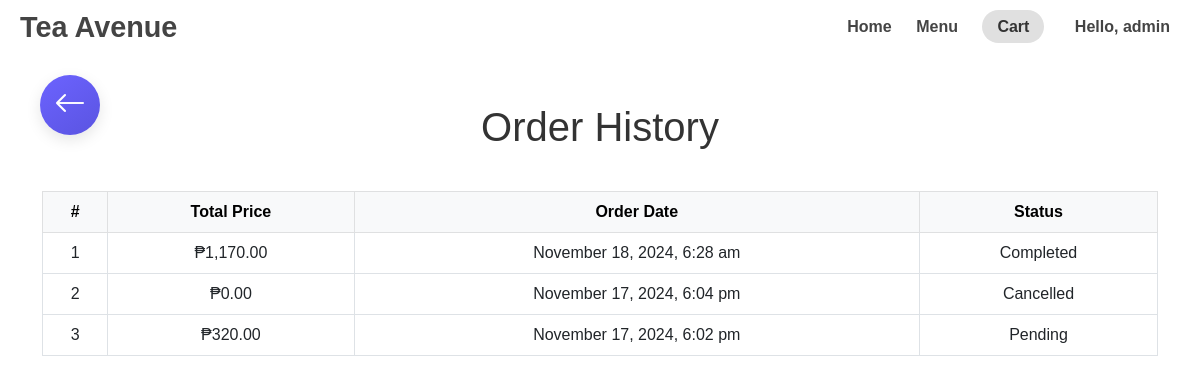
Screenshot of /order_history.php (signed in) with the database file from the repository.
### tables this page shows
CREATE TABLE `orders` (
  `id` int(11) NOT NULL,
  `username` varchar(100) DEFAULT NULL,
  `total_price` decimal(10,2) DEFAULT NULL,
  `order_date` timestamp NOT NULL DEFAULT current_timestamp(),
  `status` varchar(20) DEFAULT 'Pending',
  `user_id` int(11) DEFAULT NULL
);

### order_history.php (the view, shortened to what this page needs)
<?php
include('db.php');
$username = $_SESSION['username'];
$query = "SELECT * FROM orders WHERE username = ? ORDER BY order_date DESC";
$stmt = $conn->prepare($query);
$stmt->bind_param("s", $username);
$stmt->execute();
$result = $stmt->get_result();
?>
<!DOCTYPE html>
<html lang="en">
<head>
    <link href="https://cdn.jsdelivr.net/npm/bootstrap@5.3.0/dist/css/bootstrap.min.css" rel="stylesheet">
    <link href="https://cdn.jsdelivr.net/npm/bootstrap-icons/font/bootstrap-icons.css" rel="stylesheet">
</head>
<body>
    <nav>
        <h1>
            Tea Avenue
            <a href="cart.php" class="back-icon">
                <i class="bi bi-arrow-left"></i>
            </a>
        </h1>
        <div>
            <a href="index.php">Home</a>
            <a href="menu.php">Menu</a>
            <a href="cart.php" class="cart-btn">Cart</a>
            <?php if (isset($_SESSION['username'])): ?>
                <a href="logout.php" class="ms-3">Hello, <?php echo $_SESSION['username']; ?></a>
            <?php else: ?>
                <a href="login.php">Login</a> / <a href="register.php">Register</a>
            <?php endif; ?>
        </div>
    </nav>
    <div class="container mt-5">
        <h1 class="text-center">Order History</h1>
        <div class="table-responsive">
            <table class="table table-bordered text-center">
                <thead class="table-light">
                    <tr>
                        <th>#</th>
                        <th>Total Price</th>
                        <th>Order Date</th>
                        <th>Status</th>
                    </tr>
                </thead>
                <tbody>
                    <?php if ($result->num_rows > 0): ?>
                        <?php $counter = 1; ?>
                        <?php while ($row = $result->fetch_assoc()): ?>
                            <tr>
                                <td><?php echo $counter++; ?></td>
                                <td>₱<?php echo number_format($row['total_price'], 2); ?></td>
                                <td><?php echo date('F j, Y, g:i a', strtotime($row['order_date'])); ?></td>
                                <td><?php echo $row['status']; ?></td>
                            </tr>
                        <?php endwhile; ?>
                    <?php else: ?>
                        <tr>
                            <td colspan="4">No orders found.</td>
                        </tr>
                    <?php endif; ?>
                </tbody>
            </table>
        </div>
    </div>
</body>
</html>

### order_history.php (style rules this page uses)
body { margin: 0; font-family: 'Arial', sans-serif; background-color: white; color: #333; min-height: 100vh; display: flex; flex-direction: column; overflow-x: hidden; }
nav { padding: 10px 20px; display: flex; justify-content: space-between; align-items: center; position: sticky; top: 0; z-index: 10; background-color: white; border: none; box-shadow: none; }
nav h1 { font-size: 1.8rem; font-weight: bold; margin: 0; color: #444; position: relative; }
.back-icon { position: absolute; bottom: -90px; left: 10px; width: 60px; height: 60px; background: linear-gradient(145deg, #6c63ff, #5a54e1); border-radius: 50%; display: flex; align-items: center; justify-content: center; font-size: 2rem; color: white; text-decoration: none; box-shadow: 0px 5px 15px rgba(0, 0, 0, 0.1); transition: all 0.3s ease-in-out; }
nav a { text-decoration: none; color: #444; font-weight: bold; margin: 0 10px; transition: color 0.3s ease; }
.cart-btn { padding: 8px 15px; border-radius: 20px; background-color: #e0e0e0; color: #333; font-weight: bold; border: none; transition: background-color 0.3s; }
.table-responsive { margin-top: 40px; }

### rows the page displays
orders: total_price "1,170.00", order_date "November 18, 2024, 6:28 am", status "Completed"
orders: total_price "0.00", order_date "November 17, 2024, 6:04 pm", status "Cancelled"
orders: total_price "320.00", order_date "November 17, 2024, 6:02 pm", status "Pending"

### other values shown
$_SESSION['username'] "admin"
